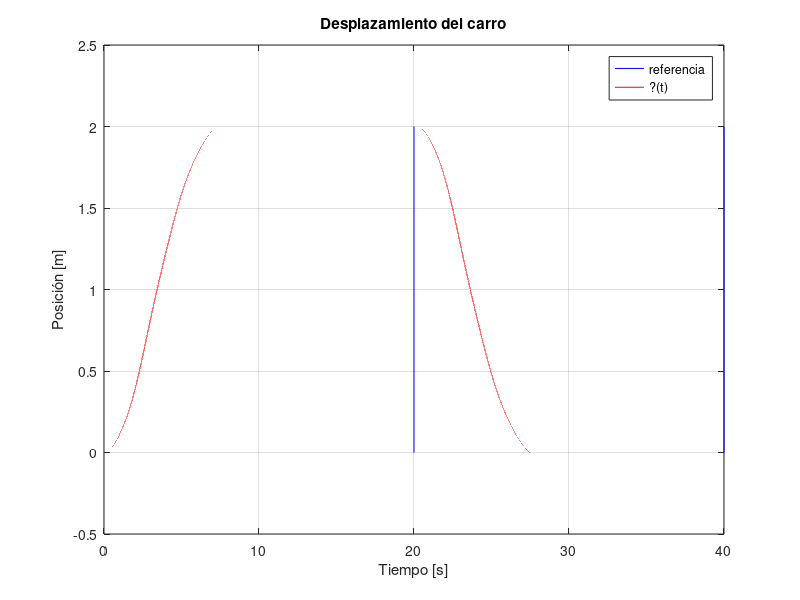
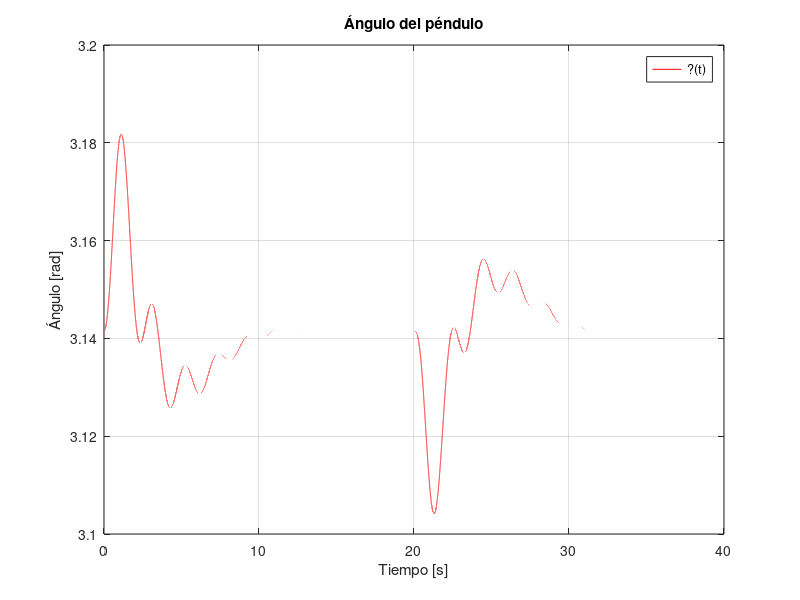

Source code (MATLAB) for these figures, in order:
% Caso de estudio 2 - Péndulo invertido apartado 5
% masa constante en 1
clc;clear all;close all

% Parámetros
m = 1;
F = 0.1;
l = 1.6;
g = 9.8;
M = 1.5; 
t_etapa = 1e-4; tF = 40;
t = 0:t_etapa:tF;
tiempo = round(tF/t_etapa);

% Matrices expandidas (hay un integrador) x = [delta ; delta_p ; phi ; phi_p]
AA = [0 1 0 0 0;0 -F/M -m*g/M 0 0; 0 0 0 1 0; 0 -F/(l*M) -g*(m+M)/(l*M) 0 0;-1 0 0 0 0];
BB = [0; 1/M; 0; 1/(l*M); 0];
CC = [1 0 0 0 0];
D = 0;

% LQR
QQ = 1*diag([.5    5    5   0.1    0.5]);  
RR = 1;
KK = lqr(AA, BB, QQ, RR);

% Referencia
ent =1*square(2*pi*t/40)+1;

% Condidiones iniciales
x0 = [0 0 pi 0];
delta(1) = 0;
delta_p(1) = 0;
phi(1) = pi;
phi_p(1) = 0;
dseta(1) = 0;
u(1) = 0;
phi_pp = 0;

limite = tiempo/2;

% Iteración
for i=1:1:tiempo
    x = [delta(i); delta_p(i); phi(i); phi_p(i); dseta(i)];

    dseta_p = ent(i) - CC(1:4)*x(1:4);
    dseta(i+1) = dseta(i) + t_etapa*dseta_p;

    u(i+1) = -KK(1:4)*x(1:4)-KK(5)*dseta(i);

    delta_pp = 1/(M+m) *(-m*l*phi_pp*cos(phi(i))+m*l*(phi_p(i))^2*sin(phi(i))-F*delta_p(i)+u(i));
    phi_pp = (1/l)* (g*sin(phi(i))-delta_pp*cos(phi(i)));

    delta_p(i+1) = delta_p(i)+t_etapa*delta_pp;
    delta(i+1) = delta(i) + t_etapa*delta_p(i);
    phi_p(i+1) = phi_p(i) + t_etapa*phi_pp;
    phi(i+1) = phi(i) + t_etapa*phi_p(i);
end

figure
plot(t,ent,'b');
hold on
plot(t,delta,'r');
title('Desplazamiento del carro');
xlabel('Tiempo [s]');
ylabel('Posición [m]');
legend('referencia','?(t)');
grid on;

figure
plot(t,phi,'r');
title('Ángulo del péndulo');
xlabel('Tiempo [s]');
ylabel('Ángulo [rad]');
legend('?(t)');
grid on;
